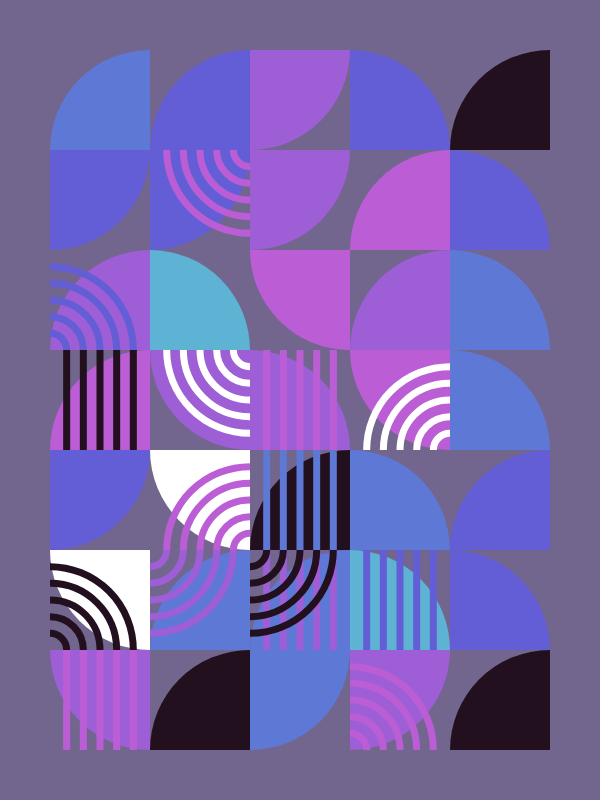
Frame 1 (no input)
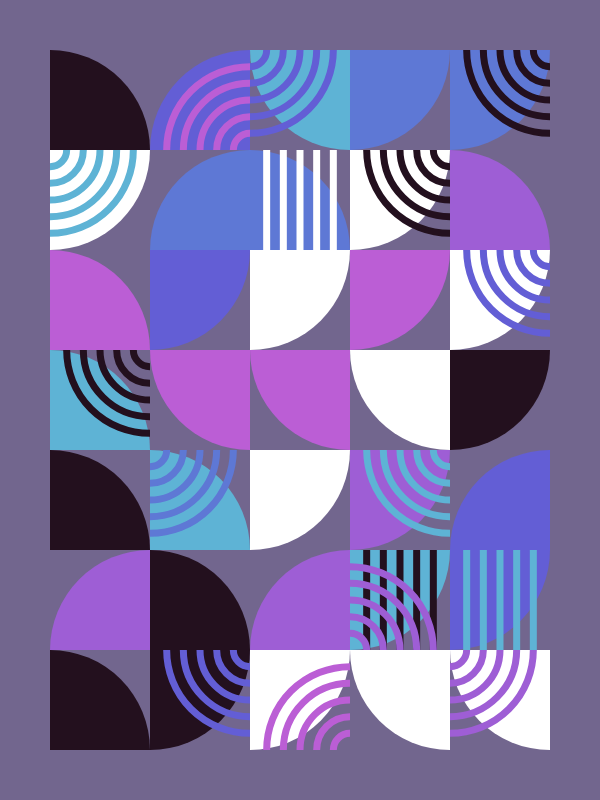
Frame 2 (the mouse pressed at the canvas centre, redrawn once)

The p5.js sketch that drew these frames (run headless with seeded random() and noise() and a simulated clock; the mouse was pressed at the canvas centre and the sketch redrawn once):

// p5.js sketch
// ── sketch.js
// Inspired by https://www.vecteezy.com/vector-art/2764586-abstract-bauhaus-geometric-background-illustration-colorful-mural-geometric-shapes-flat-design-free-vector
const NUM_HORIZ = 5;
const NUM_VERT = 7;
const BOARDER = 50;
const LINE_ODDS = 0.1;
const ARC_LINE_ODDS = 0.25;

// let BG_COLOR = "#009774";
// let COLOR_ARRAY = ["#ffffff","#004c71","#4fc8ce","#102154","#025346","#1e1127"];

let BG_COLOR;
let COLOR_ARRAY;
let MAIN_COLOR;

function setup() {
  createCanvas(600, 800);
  colorMode(HSB,360);
  MAIN_COLOR = color(random(0,360),200,300);
  COLOR_ARRAY = getAnalogousColors(MAIN_COLOR);
  BG_COLOR = color(hue(MAIN_COLOR),100,200);
  noLoop()
}

function draw() {
  background(BG_COLOR);
  const boardSize = (width - BOARDER*2)/NUM_HORIZ;

  for (let x = 1; x <= NUM_HORIZ; x ++){
    for (let y = 1; y <= NUM_VERT; y ++){
      myArc(x*boardSize,y*boardSize,boardSize,random(COLOR_ARRAY),random([0, PI/2, PI, (3*PI)/2]));

      if (random()< LINE_ODDS){
        myLines(x*boardSize,y*boardSize,boardSize,random(COLOR_ARRAY));
      }
      if (random()< ARC_LINE_ODDS){
        myArcLines(x*boardSize,y*boardSize,boardSize,random(COLOR_ARRAY),random([0, PI/2, PI, (3*PI)/2]));
      }
    }
  }
}

function myLines(x,y,size, color){
  push();
  translate(x,y);


  strokeCap(SQUARE);
  stroke(color);
  strokeWeight(7);
  for (let x = 1; x <= 5; x ++){
    line(((x*size)/6) - (size/2), size/2, ((x*size)/6) - (size/2), -size/2);
  }
  pop();
}

function myArc(x,y,size, color, rotation){
  push();
  translate(x,y);
  rotate(rotation)
  ellipseMode(CENTER)

  noStroke();
  fill(color);
  arc(0-size/2,0-size/2,size*2,size*2,0,PI/2);
  pop();
}

function myArcLines(x,y,size, color, rotation){
  push();
  translate(x,y);
  rotate(rotation)
  ellipseMode(CENTER)

  strokeCap(SQUARE);
  noFill();
  stroke(color);
  strokeWeight(7);
  for (let x = 1; x <= 5; x ++){
    arc(0-size/2,0-size/2,(x*size)/3,(x*size)/3,0,PI/2);
  }
  pop();

}


function getAnalogousColors(myColor) {
  let colors = [];
  
  // Calculate the hues of the 6 analogous colors
  let myHue = hue(myColor);
  let hues = [];
  hues.push(myHue - 60);
  hues.push(myHue - 30);
  hues.push(myHue - 15);
  hues.push(myHue + 15);
  hues.push(myHue + 30);
  hues.push(myHue + 60);
  
  // Normalize the hues to be within the range of 0 to 360
  for (let i = 0; i < hues.length; i++) {
    hues[i] = (hues[i] + 360) % 360;
  }
  
  // Convert the hues, saturation, and brightness to RGB hex codes
  for (let i = 0; i < hues.length - 1; i++) {
    colors.push(color(hues[i], saturation(myColor), brightness(myColor)));
  }

  colors.push(color(hues.slice(-1)[0] , saturation(myColor), 50));

  colors.push(color("#ffffff"));
  
  return colors;
}
